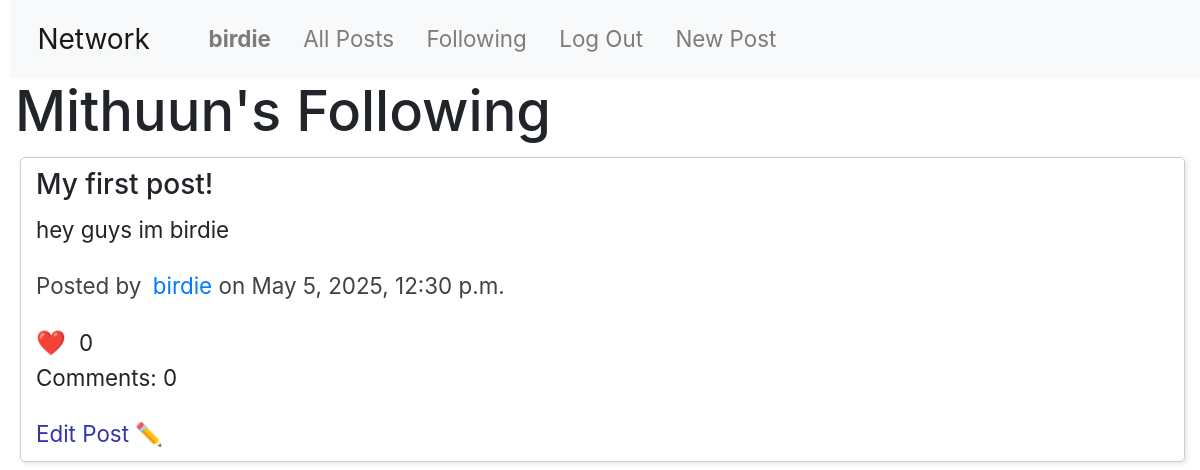
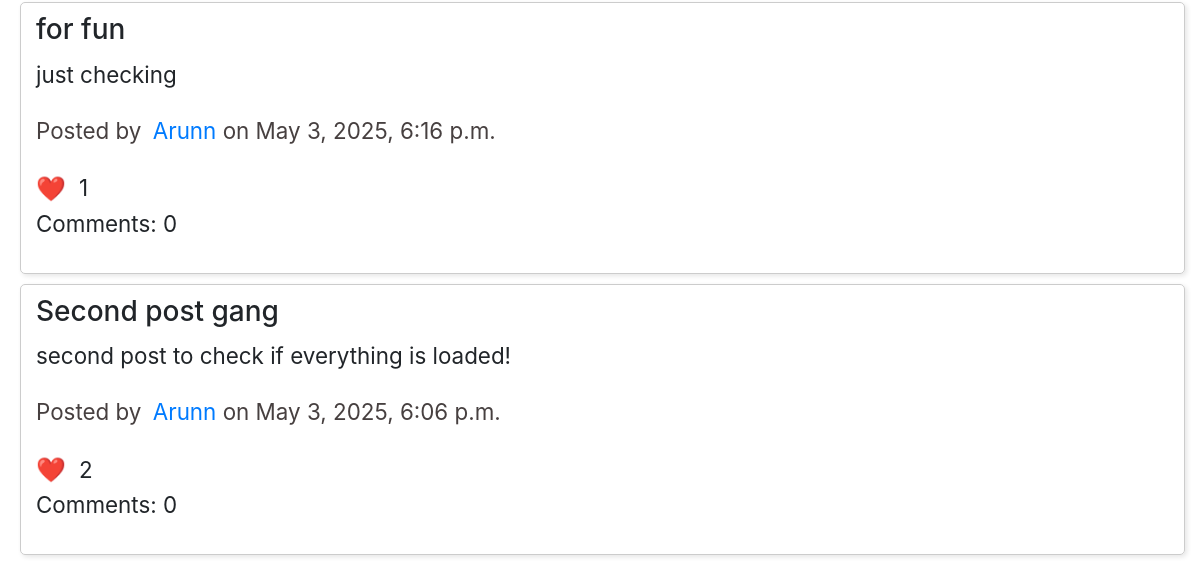
/following/Mithuun (signed in), run on an earlier commit of the app's database (2 pictures, top to bottom).
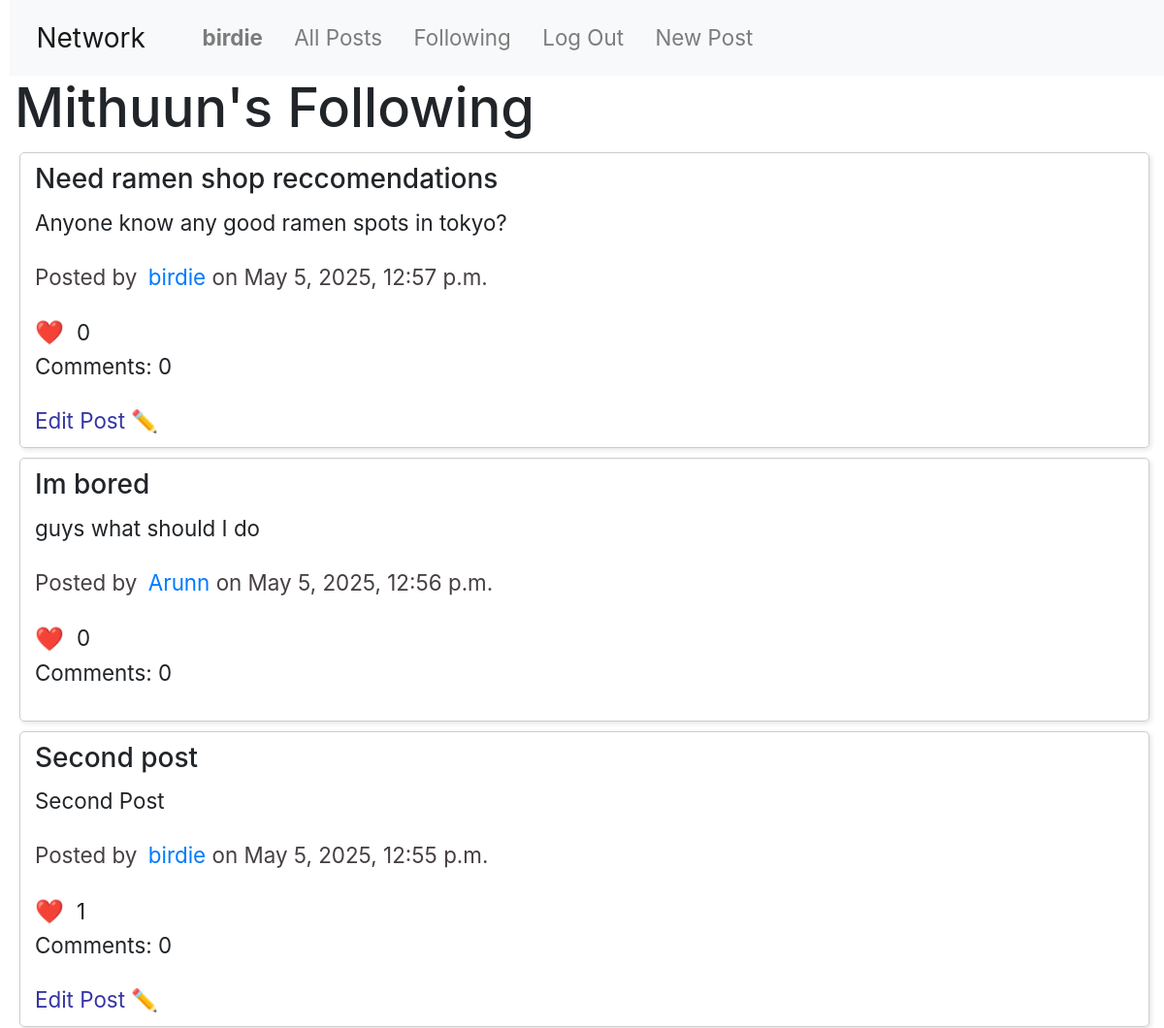
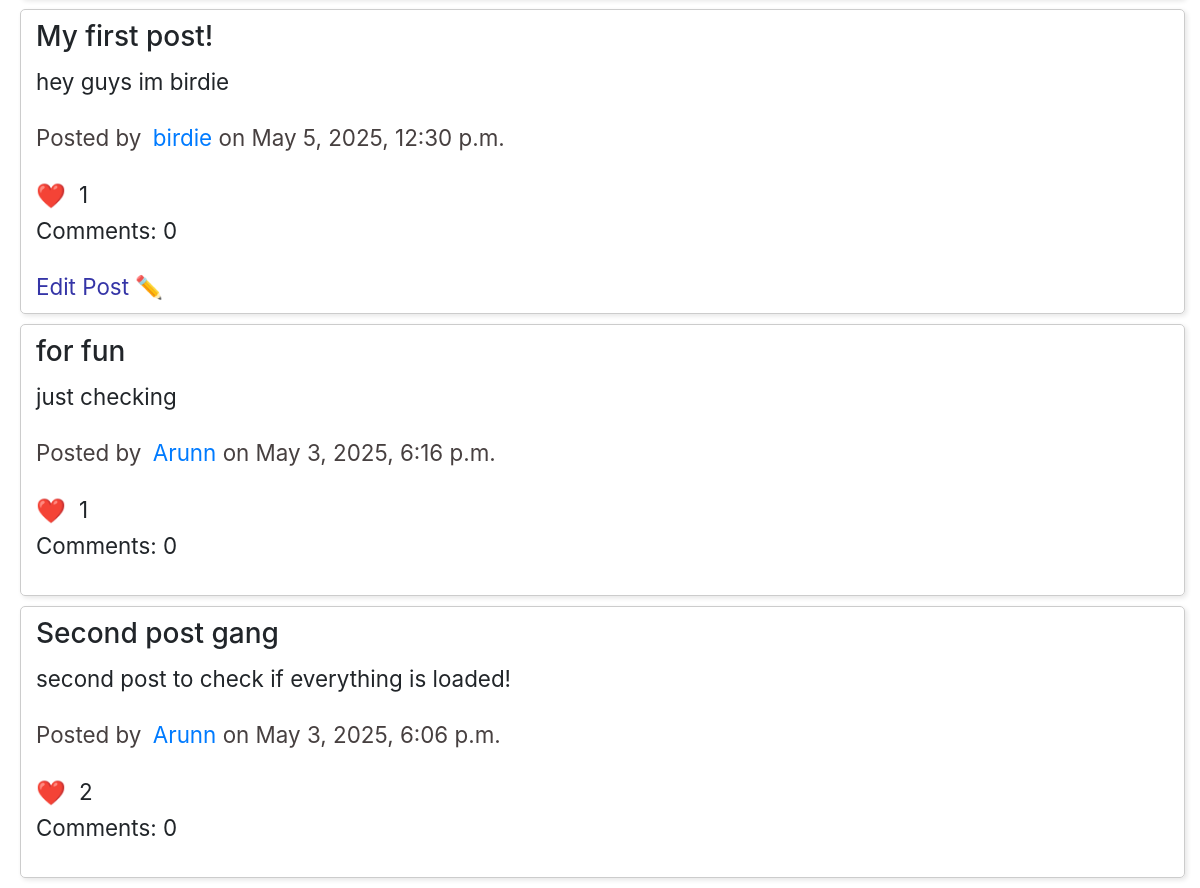
And on a later commit of the database (2 pictures, top to bottom).
### network/models.py (models this page shows, shortened)
class Post(models.Model):
    user = models.ForeignKey(User, on_delete=models.CASCADE, related_name="posts")
    title = models.CharField(max_length=30, default="Untitled")
    content = models.TextField(max_length=280)
    timestamp = models.DateTimeField(auto_now_add=True)
    likes = models.ManyToManyField(User, related_name="liked_posts", blank=True)

class User(AbstractUser):
    bio = models.TextField(max_length=30, blank=True, null=True)
    profile_picture = models.ImageField(upload_to='profile_pictures/', default='profile_pictures/penguin.png', blank=True)

### network/views.py (the view)
# urls.py: path("following/<str:userName>", views.following, name="following")
def following(request, userName):
    if request.user.is_authenticated:
        currentUser = User.objects.get(username=userName)
        followedUsers = Follow.objects.filter(follower=currentUser).values_list("following", flat=True)
        return render(request, "network/following.html", {
            "posts": Post.objects.filter(user__in=followedUsers).order_by("-timestamp"),
            "user": request.user,
            "currentUsername": currentUser.username
        })
    else:
        messages.info(request, "You must log in to access this page.")
        return redirect('login')

### network/templates/network/following.html (shortened to what this page needs)
{% extends "network/layout.html" %}
{% load static %}
{% block body %}
    <h1> {{currentUsername}}'s Following</h1>
    {% for post in posts %}
        <div class="post">
            <h5 id="postTitle-{{ post.id }}">{{ post.title }}</h5>
            <p id="postContent-{{ post.id }}">{{ post.content }}</p>
            <p id="postInfo-{{ post.id }}" style="color: rgb(71, 64, 64);">Posted by <a href="{% url 'profile' post.user.username %}">{{ post.user.username }}</a> on {{ post.timestamp }}</p>
            <p style="display: flex; align-items: center; margin: 0;">
                <button class="likeButton" data-id="{{ post.id }}" id="likeButton-{{ post.id }}">
                    <span style="font-size: 24px; margin-right: 8px; vertical-align: middle;">❤️</span>
                </button>
                <span style="line-height: 30px;" id="likeCount-{{ post.id }}">{{ post.likes.count }}</span>
            </p>
            <p id="comments-{{ post.id }}">Comments: {{ post.comments.count }}</p>
            {% if request.user == post.user %}
                <button id="editButton-{{ post.id }}" class="editButton" data-id="{{ post.id }}" style="margin-left: 5px; color: rgb(53, 53, 167);">  Edit Post ✏️</button>
            {% endif %}
        </div>
        {% empty %}
            <hr style="width: 30%;">
            <h6 style="font-weight: normal;">This user follows nobody at the moment. 😅</h6>
    {% endfor %}
{% endblock %}

What changed in the data, as far as the page shows it:
added Post: title "Need ramen shop reccomendations", content "Anyone know any good ramen spots in tokyo?", user.username "birdie", timestamp "May 5, 2025, 12:57 p.m.", likes.count "0", comments.count "0"
added Post: title "Im bored", content "guys what should I do", user.username "Arunn", timestamp "May 5, 2025, 12:56 p.m.", likes.count "0", comments.count "0"
added Post: title "Second post", content "Second Post", user.username "birdie", timestamp "May 5, 2025, 12:55 p.m.", likes.count "1", comments.count "0"
computed for Post "My first post!": likes.count "0" → "1"
